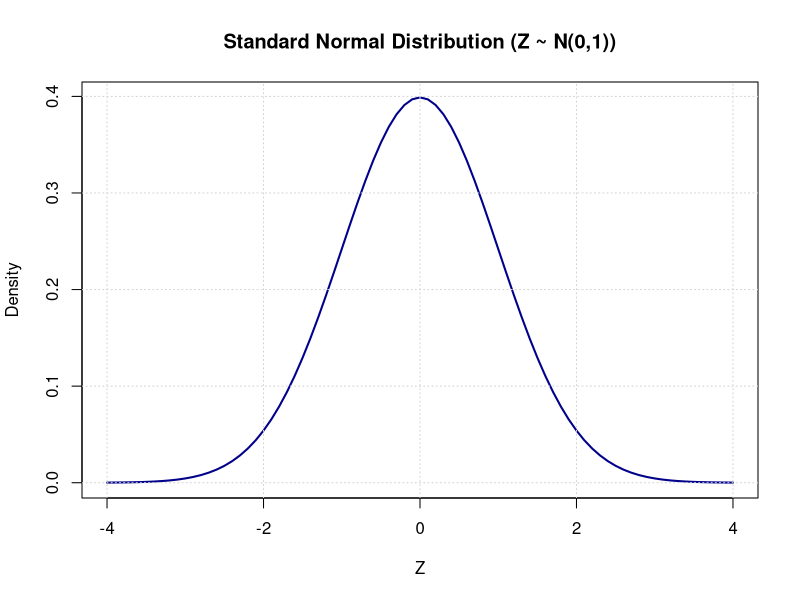
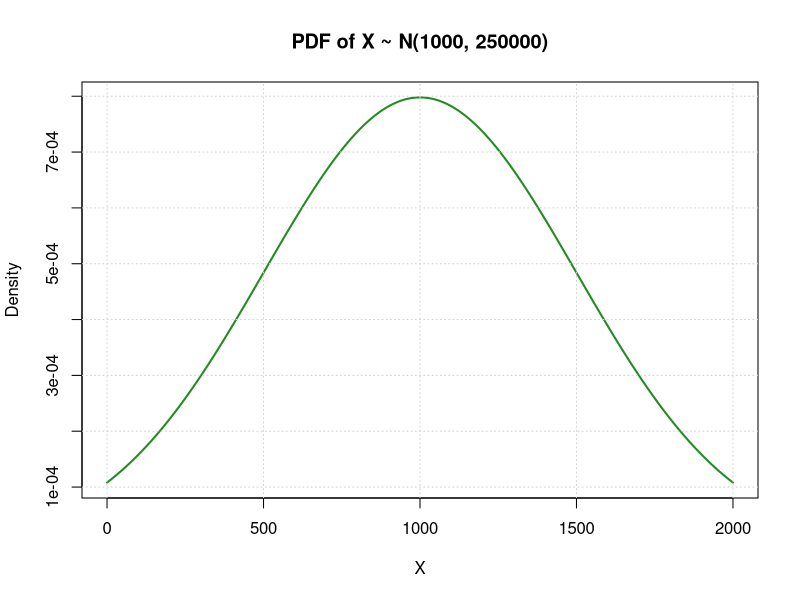
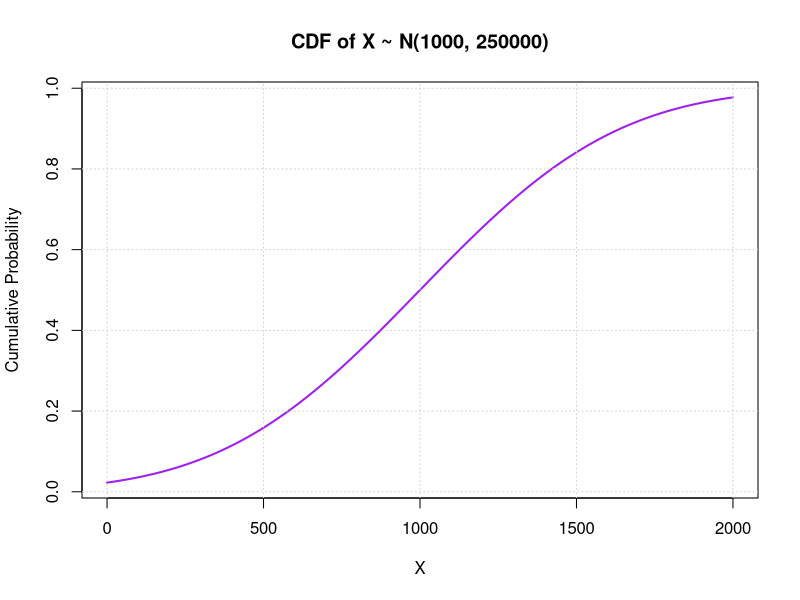

R code for these plots, in order:
# Z values from -4 to 4
z_vals <- seq(-4, 4, by = 0.1)

# PDF of Z
z_pdf <- dnorm(z_vals, mean = 0, sd = 1)

# Plot Standard Normal Curve
plot(z_vals, z_pdf, type = "l", col = "darkblue", lwd = 2,
     main = "Standard Normal Distribution (Z ~ N(0,1))",
     xlab = "Z", ylab = "Density")
grid()
# X values
x_vals <- seq(0, 2000, by = 10)

# PDF and CDF
x_pdf <- dnorm(x_vals, mean = 1000, sd = 500)
x_cdf <- pnorm(x_vals, mean = 1000, sd = 500)

# Plot PDF
plot(x_vals, x_pdf, type = "l", col = "forestgreen", lwd = 2,
     main = "PDF of X ~ N(1000, 250000)",
     xlab = "X", ylab = "Density")
grid()

# Plot CDF
plot(x_vals, x_cdf, type = "l", col = "purple", lwd = 2,
     main = "CDF of X ~ N(1000, 250000)",
     xlab = "X", ylab = "Cumulative Probability")
grid()
# Given X ~ N(1000, 250000)
mean_x <- 1000
sd_x <- sqrt(250000)  # = 500

# a) P(X = 850)
# For continuous distributions, P(X = x) = 0
p_x_eq_850 <- 0

# b) P(X > 1200)
p_x_gt_1200 <- pnorm(1200, mean = mean_x, sd = sd_x, lower.tail = FALSE)

# c) P(1000 < X < 2000)
p_x_between <- pnorm(2000, mean = mean_x, sd = sd_x) - pnorm(1000, mean = mean_x, sd = sd_x)

cat("a) P(X = 850):", p_x_eq_850, "\n")
cat("b) P(X > 1200):", p_x_gt_1200, "\n")
cat("c) P(1000 < X < 2000):", p_x_between, "\n")
